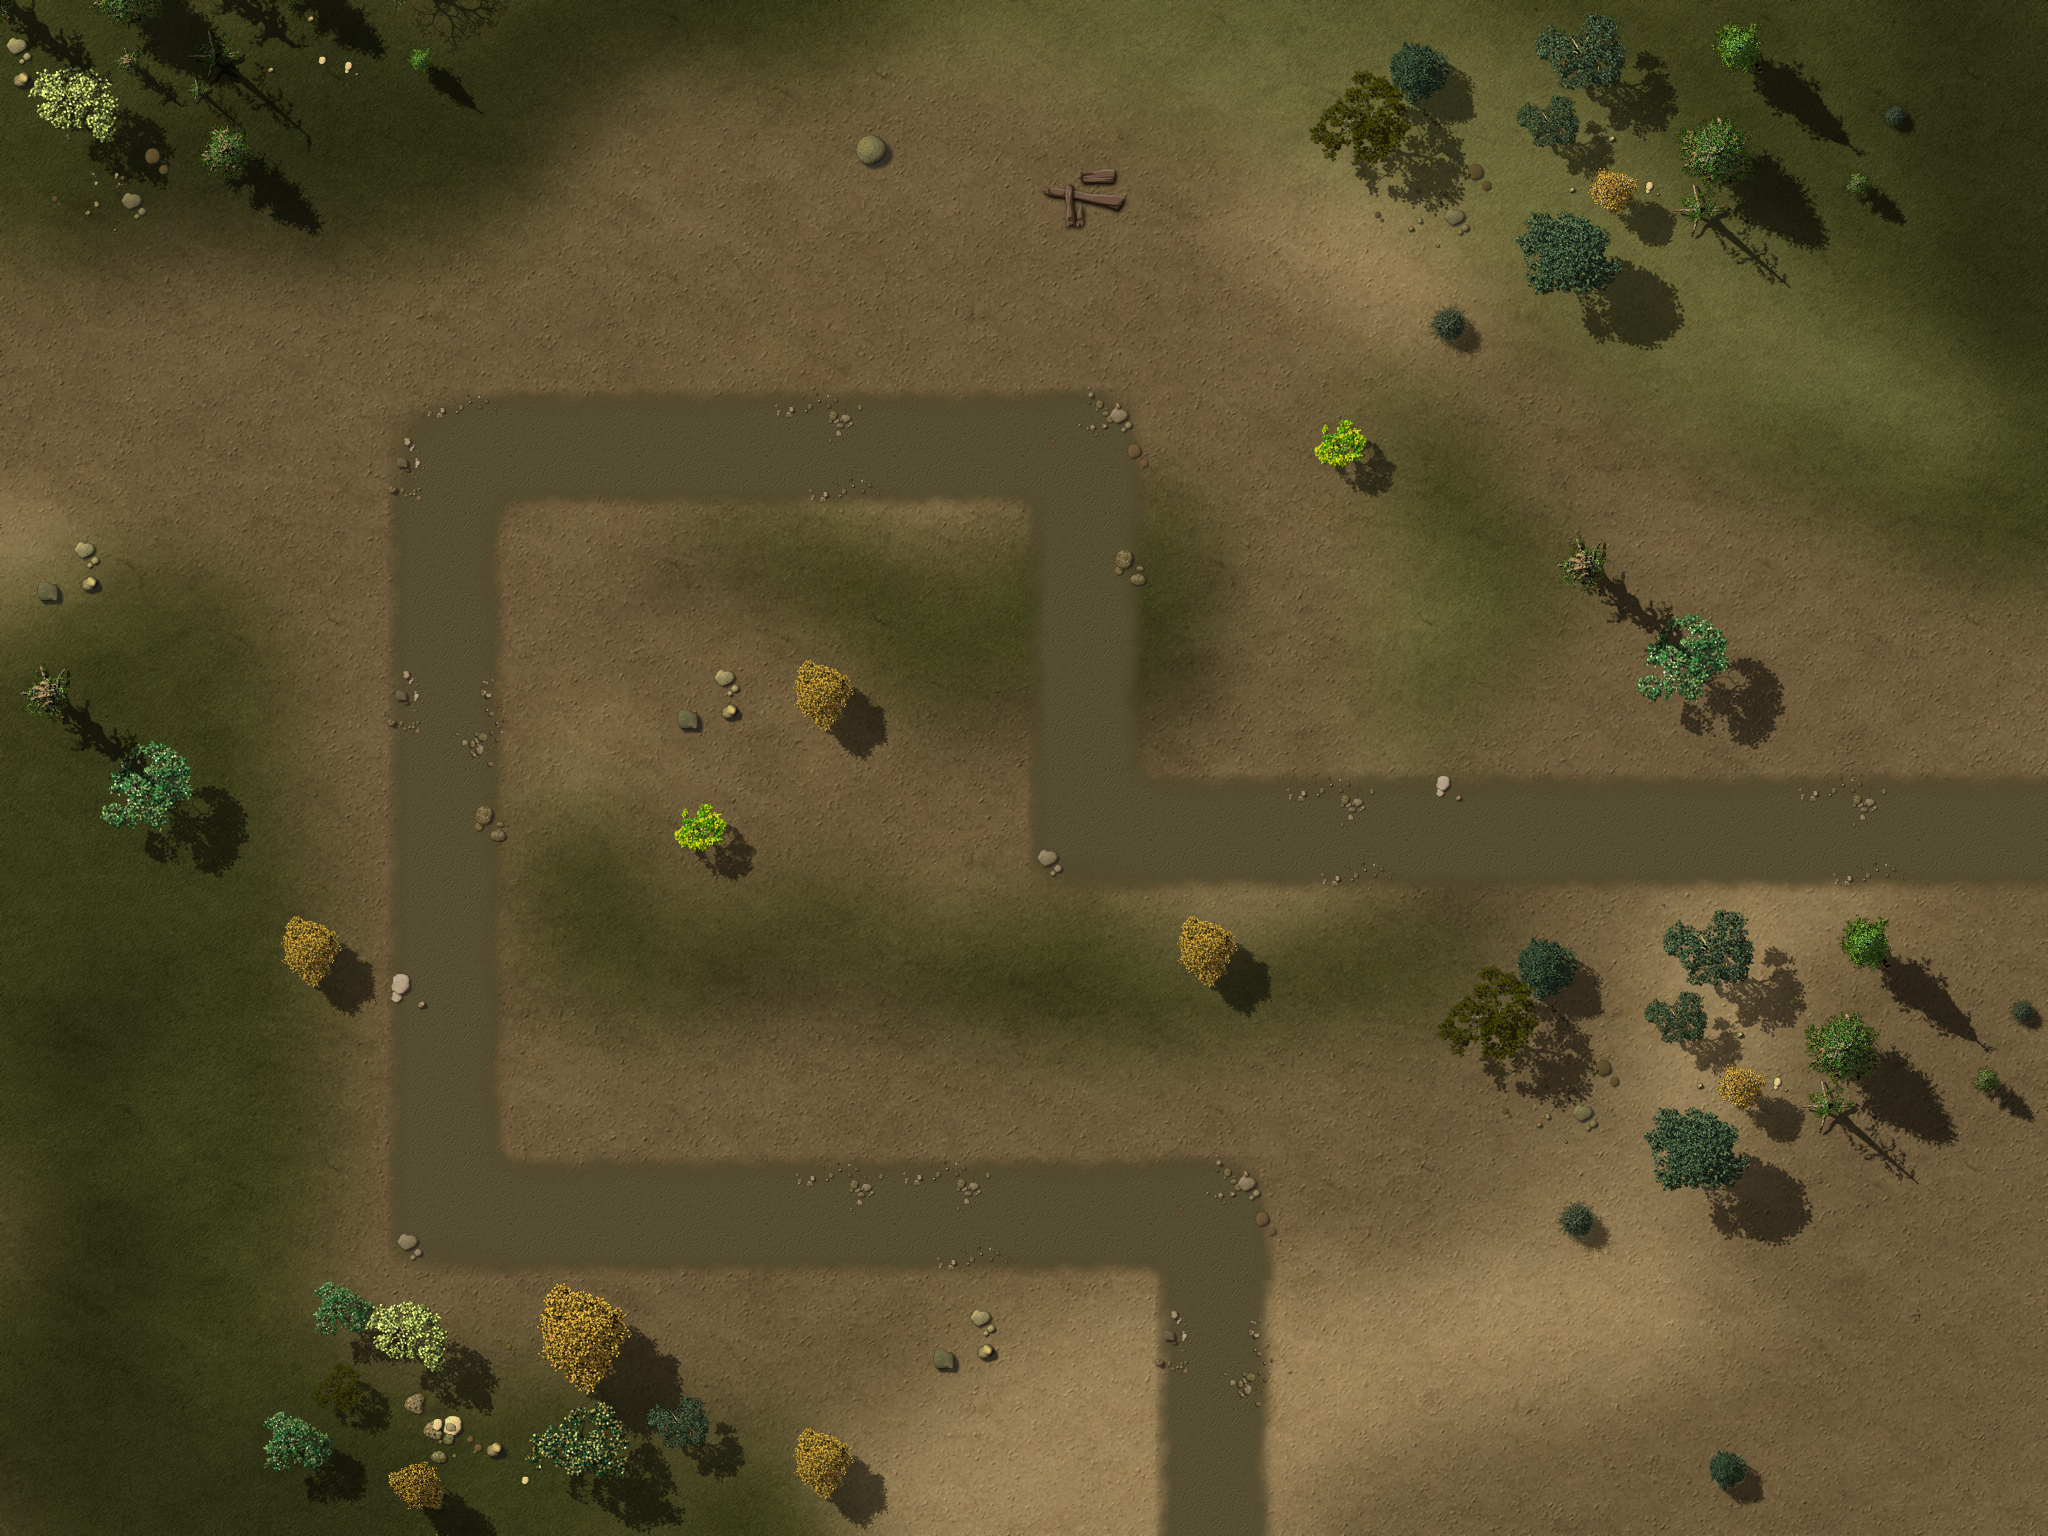

Rendered tile map (Tiled .tmx) drawn with the repository's tilesets; below, a short description and the map source with its tile grids summarised:
An orthogonal 16x12 tile map with 128x128 px tiles, 4 tile layers (Ground, Objects1, Objects2, Path), 3 tilesets and 17 objects.

<map version="1.0" orientation="orthogonal" renderorder="right-down" width="16" height="12" tilewidth="128" tileheight="128" nextobjectid="28">
 <properties>
  <property name="wave01" value="1,1,1,1,4,1,1,1,1,4,10,10,10,1,10,10,10,1,1,1,1,1,1,10,10,10,10,1" />
  <property name="wave02" value="1,1,1,1,1,1,1,1,1,1,1,1,1,1,1,2,2,1,1,1,1,1,1" />
  <property name="wave03" value="10,4,4,1,1,5,5,10,10,10,10,2,10,10,2,10,10,10,10,2,10,10,10,10,10,10,10" />
  <property name="wave04" value="1,2,1,1,1,2,11,11,11,10,10,10,6,1,1,1,1,1,1,1,10,10,10,2,10,10,1,1,2,2,1,1,10,10,10,10,10,2,2,1,1" />
  <property name="wave05" value="4,10,10,10,10,1,1,1,4,4,1,10,10,10,10,10,10,10,6,1,1,1,1,1,4,1,1,4,1,1" />
  <property name="wave06" value="1,1,1,4,1,1,4,1,1,4,1,1,1,4,6,1,1,1,2,3,1,1,1,2,4,1,1,1,4,1,1,4,1,1,1,4" />
  <property name="wave07" value="1,1,1,2,4,4,1,8,1,1,1,5,5,5,7,7,9,9,9,8,1,1,1,1,1,4,1,2,1,2,1,1,4,4,1,1,2" />
  <property name="wave08" value="10,10,10,10,10,2,10,1,1,4,2,4,1,10,10,10,10,10,10,10,4,4,10,10,4,4,4,1,1,1,1,10,10,10,10,10,10,4,2,1,1,1" />
  <property name="wave09" value="1,1,10,10,10,10,10,10,2,10,10,1,1,4,2,4,1,1,1,1,6,1,1,6,1,4,2,10,10,10,10" />
  <property name="wave10" value="10,10,10,5,6,5,5,5,3,5,7,5,5,5,6,10,10,10,10,10,10,5,5,5,7,2,10,10,10,5,10,10,10,10,10,5,10,10,10,10,10,10,5,10,10,5,10,10,10,10,5,10,10,10,10,7,10,10,7,100,10,2" />
  <property name="wave11" value="10,10,10,10,10,6,4,4,5,5,5,6,10,3,10,10,10,10,10,10,10,10,10,10,10,10,10,10,10,10,10,10,10,7,10,5,5,5,5,3" />
  <property name="wave12" value="1,5,5,5,3,6,5,5,5,9,9,9,5,5,5,7,2,10,5,5,5,5,5,5,5,5,5,5,5,4,4,4,7,2,5,5,5,5,7,3,5,5,1" />
  <property name="wave13" value="5,5,5,5,5,5,10,10,10,6,5,5,4,4,5,5,5,10,10,10,10,10,5,10,10,10,3,5,5,5,10,10,10,10,5,5,5,5,5,10,10,10,10,5,7,1" />
  <property name="wave14" value="6,4,4,5,5,5,5,5,5,5,7,5,5,3,5,10,10,10,10,10,7,5,5,10,10,10,10,5,5,10,10,10,10,10,10,10,10,10,10,10,10,10,10,10,10,10,10,10,10,10,10,10,10,10,10,10,10,10,10,10,10,10,10" />
  <property name="wave15" value="10,10,10,10,5,10,5,10,5,10,10,5,5,5,7,7,7,6,5,5,5,8,5,5,5,9,9,9,10,5,5,5,5,10,10,10,10,5,5,5,10" />
  <property name="wave16" value="1,4,4,5,5,3,5,4,4,4,5,5,4,5,5,5,7,2,5,3,3,5,7,3,5,5,5,4,5,4,5,4,4,5,4,5,7,5,5,5,5,5,5,5,1" />
  <property name="wave17" value="2,3,4,5,5,5,5,3,5,5,3,5,10,10,10,10,5,7,5,5,11,11,9,9,9,7,2,4,4,5,5,7,5,5,4,7,4,5,5,5,5,5,3" />
  <property name="wave18" value="1,5,5,5,5,5,5,5,6,5,6,4,5,5,5,5,7,2,5,7,5,4,5,7,5,5,5,5,5,5,5,5,5,5,5,1" />
  <property name="wave19" value="10,10,10,10,5,5,5,5,5,5,3,5,5,6,8,5,5,5,5,11,11,11,10,10,10,10,7,7,8,5,5,3,5,5,5,5,7,4,4,4,4,5,5,5,5,8" />
  <property name="wave20" value="1,4,5,5,5,3,5,5,5,5,4,5,5,5,11,11,11,10,10,5,5,3,5,3,5,4,5,4,4,5,4,5,7,5,5,5,5,5,5,5,101" />
  <property name="wave21" value="6,5,5,5,5,3,3,5,5,5,5,5,6,5,5,5,5,5,4,6,5,5,5,4,5,5,5,5,5,5,5,5,5,5,5,2" />
  <property name="wave22" value="7,7,3,7,7,5,5,5,5,3,10,10,10,10,10,5,7,2,7,5,5,3,5,5,10,10,10,10,10,10,10,10,6,5,5,5,5,81,5,5,7,5,5,7,7,7,5,7,5,5,5,5,4" />
  <property name="wave23" value="10,10,6,5,5,6,5,5,5,10,10,6,9,9,9,5,5,9,10,10,10,10,10,10,5,5,5,7,2,4,4,4,10,10,10,10,4,10,7,5,5,10,10,10,10,4,4,7,10,5,5,5,1" />
  <property name="wave24" value="1,5,5,5,5,5,5,5,5,7,5,5,9,11,11,11,9,6,5,5,5,4,4,5,4,5,3,3,5,5,5,5,5,5,5,5,5,5,5,5,1" />
  <property name="wave25" value="8,5,5,4,6,10,10,10,4,10,10,5,5,4,7,10,10,10,10,7,6,5,5,5,5,5,5,5,5,5,5,5,10,10,10,10,5,5,5,5,5,5,5,4,7,5,9" />
  <property name="wave26" value="10,10,10,10,10,7,10,10,7,10,10,10,10,7,10,10,10,8,10,10,8" />
  <property name="wave27" value="1,7,5,5,5,7,10,10,10,7,10,10,5,5,7,7,5,5,10,10,10,10,10,7,7,5,1" />
  <property name="wave28" value="5,5,6,6,5,5,5,5,5,5,7,7,7,7,8,9,7,4,5,4,5,5,5,8,5,7,8,4,5,6,11,5,5,5,4,6" />
  <property name="wave29" value="11,11,8,9,7,4,5,4,5,5,5,11,9,3,5,5,5,5,5,5,5,5,9,3,6,8,8,11,11,11" />
  <property name="wave30" value="103,2,7,5,5,5,5,5,5,5,5,5,9,3,6,5,8,8,9,7,4,6,4,4,4,5,5,5,9,9,9,9,9,6,5,6" />
  <property name="wave31" value="11,11,11,9,3,11,11,11,11,11,8,9,9,9,5,5,6,8,5,7,8,4,5,8,11,5,5,5,4,4" />
  <property name="wave32" value="3,9,5,5,5,5,7,7,4,4,9,5,5,5,5,5,5,5,5,9,5,5,5,5,5,5,1" />
  <property name="wave33" value="6,11,11,11,11,6,11,11,11,11,6,9,9,5,5,9,9,5,5,5,5,9,9,9,8,5,5,5,1" />
  <property name="wave34" value="10,10,10,10,5,10,5,10,5,10,10,10,5,5,5,5,10,10,10,10,5,5,5,10" />
  <property name="wave35" value="1,5,5,5,10,6,10,5,10,10,8,8,5,5,5,5,5,5,10,10,10,10,102,5,5,5,5,4,4,9,3,6,103" />
  <property name="wave36" value="9,9,9,9,10,10,10,10,10,6,5,5,6,8,8,5,5,8,8,5,5,5,9,9,5,5,9,6,11,11,11,10,8,5,5,11,11,11,6,10,9,9,9,10,10,10,10,10,5,5,4,5,5,5,6,5,5,5,11,11,11,11,9,8" />
  <property name="wave37" value="1,7,5,8,7,7,5,5,4,5,8,7,5,7,6,5,5,5,5,9,5,4,4,4,4,9,3,7,7,5,4,6,5,5,5,5,6,5,5,7,7,5,5,5,7,7,7,9,3,5,5,9,5,5,7,5,5,11,9,9,9,5,5,9,9,6,5,5,7,8,8,9,3" />
  <property name="wave38" value="8,10,10,10,8,7,7,10,10,10,10,5,5,5,6,9,9,5,5,11,11,6,8,11,11,8,5,10,8,10,10,7,9,10,10,6,5,5,4,4,11,11,11,8,5,5,5,8,10,7,7,7,9,5,5,6,5,5" />
  <property name="wave39" value="9,8,7,9,8,7,5,5,5,5,7,7,7,9,3,7,5,5,5,5,5,6,10,4,10,10,6,6,10,5,5,5,6,5,5,6,5,8,9,5,5,5,5,4,5,5,4," />
  <property name="wave40" value="10,10,10,10,10,7,10,10,7,10,103,10,10,7,10,102,10,8,10,10,8" />
  <property name="wave41" value="1,7,5,5,5,7,10,10,10,7,10,10,5,5,7,7,5,5,10,10,10,10,10,7,7,5,1" />
  <property name="wave42" value="5,5,6,6,5,5,5,5,5,5,7,7,7,7,8,9,7,4,5,4,5,5,5,8,5,7,8,4,5,6,11,5,5,5,4,6" />
  <property name="wave43" value="11,11,8,9,7,4,5,4,5,5,5,11,9,3,5,5,5,5,5,5,5,5,9,3,6,8,8,11,11,11" />
  <property name="wave44" value="2,7,5,5,5,5,5,5,5,5,5,9,3,6,5,8,8,9,7,4,6,4,4,4,5,5,5,9,9,9,9,9,6,5,6" />
  <property name="wave45" value="11,11,11,9,3,11,11,11,11,11,8,9,9,9,5,5,6,8,5,7,8,4,5,8,11,5,5,5,4,4" />
  <property name="wave46" value="3,9,5,5,5,5,7,7,4,4,9,5,5,5,5,5,5,5,5,9,5,5,5,5,5,5,1" />
  <property name="wave47" value="6,11,11,11,11,6,11,11,11,11,6,9,9,5,5,9,9,5,5,5,5,9,9,9,8,5,5,5,1" />
  <property name="wave48" value="10,10,10,10,5,10,5,10,5,10,10,10,5,5,5,5,10,10,10,10,5,5,5,10" />
  <property name="wave49" value="1,5,5,5,10,6,10,5,10,10,8,8,5,5,5,5,5,5,10,10,10,10,102,5,5,5,5,4,4,9,3,6,9" />
  <property name="wave50" value="9,9,9,9,10,10,10,10,10,6,5,5,6,8,8,103,5,8,8,5,5,5,9,9,5,5,9,6,11,11,11,10,8,5,5,11,11,11,6,10,9,9,9,10,10,10,10,10,5,5,103,5,5,5,6,5,5,5,11,11,11,11,9,8" />
 </properties>
 <tileset firstgid="1" name="ground" tilewidth="128" tileheight="128">
  <image source="tilesWorld1.png" width="2048" height="2048" />
 </tileset>
 <tileset firstgid="257" name="ground" tilewidth="2048" tileheight="1536">
  <image source="ground4.jpg" width="2048" height="1536" />
 </tileset>
 <tileset firstgid="258" name="path" tilewidth="128" tileheight="128">
  <image source="path01.png" width="512" height="512" />
 </tileset>
 <layer name="Ground" width="16" height="12">
  <data>[192 cells, 1 non-empty, 1 distinct tile ids]</data>
 </layer>
 <layer name="Objects1" width="16" height="12">
  <data>[192 cells, 4 non-empty, 2 distinct tile ids]</data>
 </layer>
 <layer name="Objects2" width="16" height="12">
  <data>[192 cells, 58 non-empty, 37 distinct tile ids]</data>
 </layer>
 <layer name="Path" width="16" height="12">
  <data>[192 cells, 30 non-empty, 11 distinct tile ids]</data>
 </layer>
 <objectgroup name="Objects3" />
 <objectgroup name="Locked" visible="0">
  <object id="6" x="2432" y="256" />
  <object id="7" x="0" y="256" width="128" height="1024" />
  <object id="8" x="1920" y="256" width="128" height="1024" />
  <object id="9" x="0" y="1280" width="2048" height="256" />
  <object id="10" x="0" y="0" width="2048" height="256" />
  <object id="11" x="128" y="768" width="128" height="128" />
  <object id="12" x="1408" y="896" width="512" height="256" />
  </objectgroup>
 <objectgroup name="Waypoints" visible="0">
  <!-- 1 objects omitted --></objectgroup>
</map>
<!-- 10 of 17 objects omitted -->
